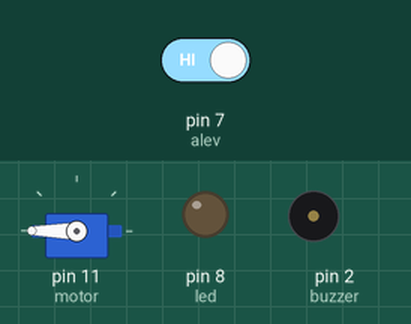
Recording of a sketch running on a simulated Arduino Uno, built with avr-gcc and run on an emulated ATmega328P. Shown: servo, output pins drawn as LEDs (lit = HIGH), buzzer (waves = sounding). Dashed ring = blinking. The inputs (shaded band) are chosen by the test bench; at power-on: pin 7 (alev) HIGH.

Above: at 1.2 s.
1.3 s: pin 7 (alev) driven LOW
At 1.67 s:
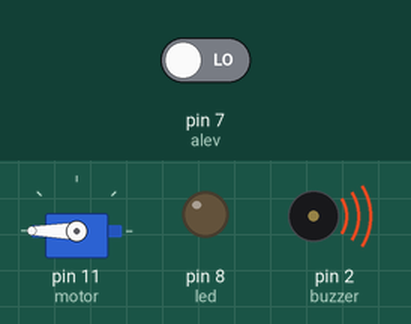
At 2.05 s:
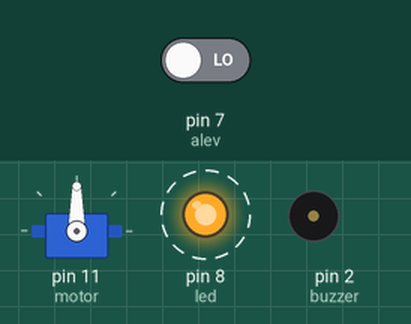
Timing chart, 0 to 10.3 s (numbered marks = the images above; inputs shaded):
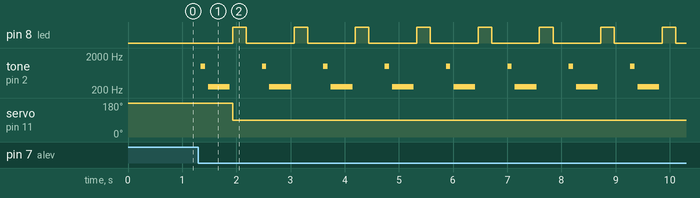

The sketch:

alev_sens.ino
```cpp
#include <Servo.h>
Servo motor;

int buzzer = 2;
int alev=7;
int led=8;


void setup()
{

  motor.attach(11);
  pinMode(led,OUTPUT);
  pinMode(alev,INPUT);
  pinMode(buzzer, OUTPUT);

}

void loop()
{

  if(digitalRead(alev)==LOW)
  {

  for (int i = 0; i < 80; i++)
  {
    digitalWrite(buzzer, HIGH);
    digitalWrite(buzzer, LOW);
    delay(1);
  }
    delay(50);

  for (int j = 0; j < 100; j++)
  {
    digitalWrite(buzzer, HIGH);
    delay(2);
    digitalWrite(buzzer, LOW);
    delay(2);
  }
  delay(100);
}
 if(digitalRead(alev)==LOW)
{
  motor.write(90);
    digitalWrite(led,HIGH);
    delay(250);
    digitalWrite(led,LOW);
    delay(250);
}
else
{
  digitalWrite(buzzer,HIGH);
  digitalWrite(led,LOW);
  motor.write(180);
}
}
```

Measured:
- after the input at 1.3 s, pin 8 (led): alternates HIGH for 0.25 s and LOW for 0.88 s, starting after 0.63 s; tone on pin 2 (buzzer): silent → 989 Hz at once, then repeats every 1.1 s: silent 0.06 s, 249 Hz 0.40 s, silent 0.60 s, 1001 Hz 0.08 s; servo on pin 11 (motor): 180° → 90° after 0.63 s
